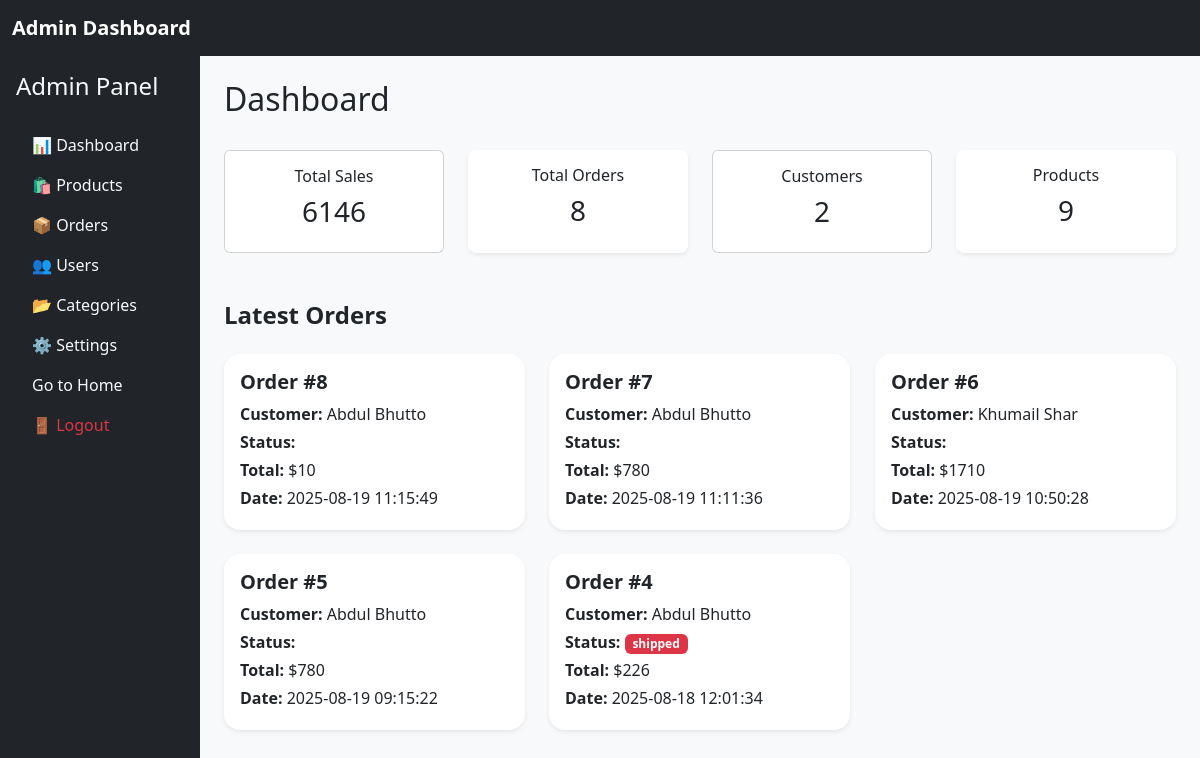
/admin/dashboard.php (signed in), run on an earlier commit of the app's database.
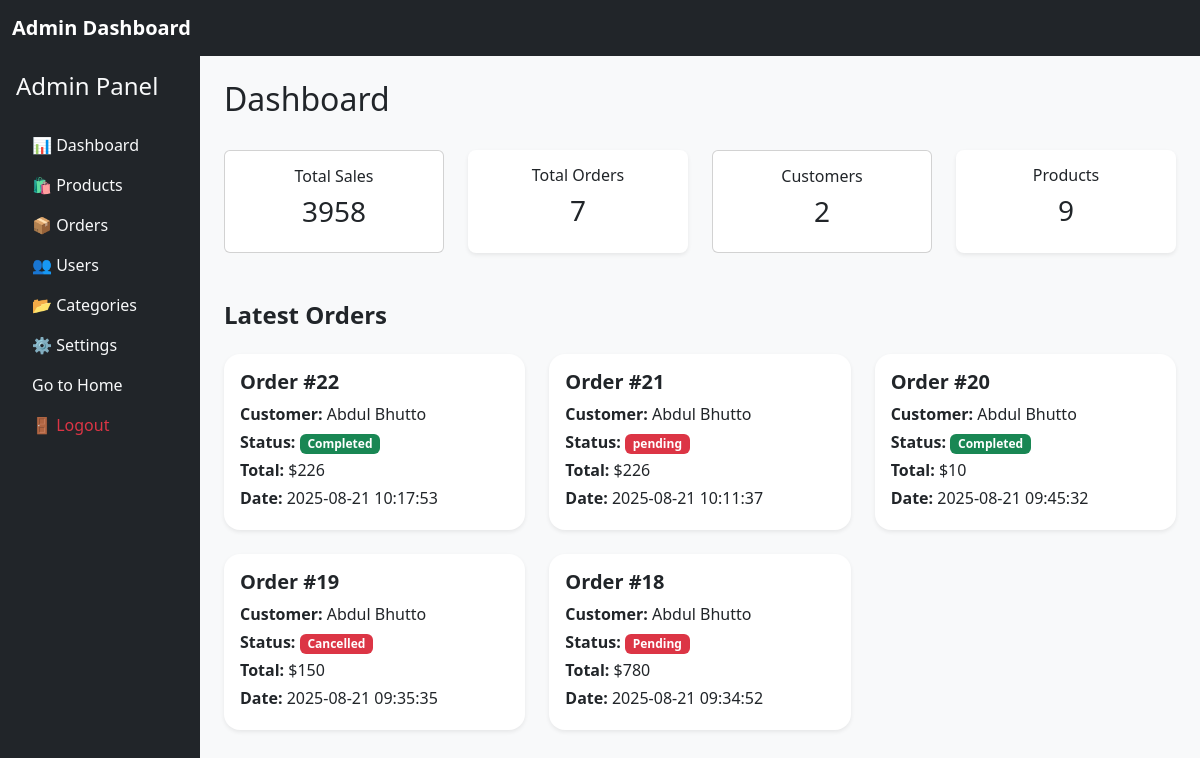
And on a later commit of the database.
### tables this page shows
CREATE TABLE `orders` (
  `order_id` int(11) NOT NULL,
  `user_id` int(11) DEFAULT NULL,
  `order_Status` varchar(250) DEFAULT 'pending',
  `total_ammount` decimal(10,0) DEFAULT NULL,
  `payment_status` enum('paid','processing','unpaid') NOT NULL DEFAULT 'processing',
  `shipping_Address` varchar(500) DEFAULT NULL,
  `placed_at` timestamp NOT NULL DEFAULT current_timestamp(),
  `updated_at` timestamp NOT NULL DEFAULT current_timestamp() ON UPDATE current_timestamp(),
  `payment_method` enum('stripe','cod') NOT NULL DEFAULT 'cod'
);

CREATE TABLE `users` (
  `user_id` int(11) NOT NULL,
  `role_id` int(11) DEFAULT 2,
  `first_name` varchar(100) NOT NULL,
  `middle_name` varchar(250) DEFAULT NULL,
  `last_name` varchar(100) NOT NULL,
  `email` varchar(150) NOT NULL,
  `password_hash` varchar(255) NOT NULL,
  `phone` varchar(20) DEFAULT NULL,
  `address` text DEFAULT NULL,
  `city` varchar(100) DEFAULT NULL,
  `state` varchar(100) DEFAULT NULL,
  `postal_code` varchar(20) DEFAULT NULL,
  `country` varchar(100) DEFAULT NULL,
  `created_at` timestamp NOT NULL DEFAULT current_timestamp(),
  `updated_at` timestamp NOT NULL DEFAULT current_timestamp() ON UPDATE current_timestamp(),
  `status` enum('Active','Inactive') NOT NULL DEFAULT 'Inactive'
);

### require/database_settings.php (called while the page is built)
<?php
        $host_name      = "localhost";
        $user_name      = "root";
        $password       = "";
        $database_name  = "ecommerce";
?>

### require/database_connection.php (called while the page is built, shortened)
<?php
require("database_settings.php");
class database_connection {
    public function __construct($host_name, $user_name, $password, $database_name) {
        $this->host_name = $host_name;
        $this->user_name = $user_name;
        $this->password = $password;
        $this->database_name = $database_name;
        $this->connection = new mysqli($this->host_name, $this->user_name, $this->password, $this->database_name);
    }
}
$connection = new database_connection($host_name, $user_name, $password, $database_name);

### admin/dashboard.php (the view, shortened to what the changed rows need)
<?php
include("includes/admin_configs.php");
require("../require/database_connection.php");
class page_configs
{
    public static function get_total_sales($connection)
    {
        $query = "SELECT IFNULL(SUM(total_ammount), 0) AS total_amount FROM orders";
        $result = mysqli_query($connection->connection, $query);
        if ($result) {
            $row = mysqli_fetch_assoc($result);
            return $row['total_amount'] ?? 0;
        }
        return 0;
    }
    public static function get_total_orders($connection)
    {
        $query = "SELECT COUNT(*) AS total_orders FROM orders;";
        $result = mysqli_query($connection->connection, $query);
        if ($result) {
            $row = mysqli_fetch_assoc($result);
            return $row['total_orders'];
        }
        return 0;
    }
    public static function fetch_orders($connection)
    {
        $query = "SELECT orders.*, users.first_name, users.last_name, users.email
                    FROM orders
                    INNER JOIN users ON users.user_id = orders.user_id
                    ORDER BY orders.placed_at DESC
                    LIMIT 5;";
        $result = mysqli_query($connection->connection, $query);
        if ($result) {
            return $result;
        }
        return false;
    }
}
?>
<body class="bg-light">
    <div class="container-fluid">
        <div class="row">
            <main class="col-md-10 ms-sm-auto px-md-4 py-4" id="">
                <div class="d-flex justify-content-between flex-wrap flex-md-nowrap align-items-center mb-4">
                    <h2>Dashboard</h2>
                </div>
                <div class="row g-4">
                    <div class="col-md-3" data-aos="fade-up">
                        <div class="card text-center p-3">
                            <h6>Total Sales</h6>
                            <h3><?php echo page_configs::get_total_sales($connection); ?></h3>
                        </div>
                    </div>
                    <div class="col-md-3" data-aos="fade-up" data-aos-delay="100">
                        <a href="orders.php" class="text-decoration-none text-dark">
                            <div class="card text-center p-3 shadow-sm border-0 rounded-3 h-100">
                                <h6>Total Orders</h6>
                                <h3><?php echo page_configs::get_total_orders($connection); ?></h3>
                            </div>
                        </a>
                    </div>
                </div>
                <div class="mt-5" data-aos="fade-up">
                    <div class="row g-4">
                        <?php
                        $result = page_configs::fetch_orders($connection);
                        if (mysqli_num_rows($result) > 0) {
                            while ($row = mysqli_fetch_assoc($result)) {
                                ?>
                                <div class="col-md-4" data-aos="zoom-in" data-aos-delay="100">
                                    <a href="view_order.php?id=<?php echo $row['order_id']; ?>"
                                        class="text-decoration-none text-dark">
                                        <div class="card shadow-sm border-0 rounded-4 h-100">
                                            <div class="card-body">
                                                <h5 class="card-title fw-bold">Order #<?php echo $row['order_id'] ?? "" ?></h5>
                                                <p class="mb-1"><strong>Customer:</strong>
                                                    <?php echo $row['first_name'] . " " . $row['last_name'] ?? "" ?></p>
                                                <p class="mb-1"><strong>Status:</strong>
                                                    <span
                                                        class="badge bg-<?php echo ($row['order_Status'] == 'Completed') ? 'success' : 'danger'; ?>"><?php echo $row['order_Status'] ?? "" ?></span>
                                                </p>
                                                <p class="mb-1"><strong>Total:</strong>
                                                    $<?php echo $row['total_ammount'] ?? "" ?></p>
                                                <p class="mb-1"><strong>Date:</strong> <?php echo $row['placed_at'] ?? "" ?></p>
                                            </div>
                                        </div>
                                    </a>
                                </div>
                                <?php
                            }
                        } else {
                            echo "<p>No recent orders found.</p>";
                        }
                        ?>
                    </div>
                </div>
            </main>
        </div>
    </div>

What changed in the data, as far as the page shows it:
removed orders: order_id "8", user.last_name "Abdul Bhutto", total_ammount "10", placed_at "2025-08-19 11:15:49"
removed orders: order_id "7", user.last_name "Abdul Bhutto", total_ammount "780", placed_at "2025-08-19 11:11:36"
removed orders: order_id "6", user.last_name "Khumail Shar", total_ammount "1710", placed_at "2025-08-19 10:50:28"
removed orders: order_id "5", user.last_name "Abdul Bhutto", total_ammount "780", placed_at "2025-08-19 09:15:22"
removed orders: order_id "4", user.last_name "Abdul Bhutto", order_Status "shipped", total_ammount "226", placed_at "2025-08-18 12:01:34"
added orders: order_id "22", user.last_name "Abdul Bhutto", order_Status "Completed", total_ammount "226", placed_at "2025-08-21 10:17:53"
added orders: order_id "21", user.last_name "Abdul Bhutto", order_Status "pending", total_ammount "226", placed_at "2025-08-21 10:11:37"
added orders: order_id "20", user.last_name "Abdul Bhutto", order_Status "Completed", total_ammount "10", placed_at "2025-08-21 09:45:32"
added orders: order_id "19", user.last_name "Abdul Bhutto", order_Status "Cancelled", total_ammount "150", placed_at "2025-08-21 09:35:35"
added orders: order_id "18", user.last_name "Abdul Bhutto", order_Status "Pending", total_ammount "780", placed_at "2025-08-21 09:34:52"
Also different on the page:
page_configs::get_total_sales($connection): "6146" → "3958"
page_configs::get_total_orders($connection): "8" → "7"
